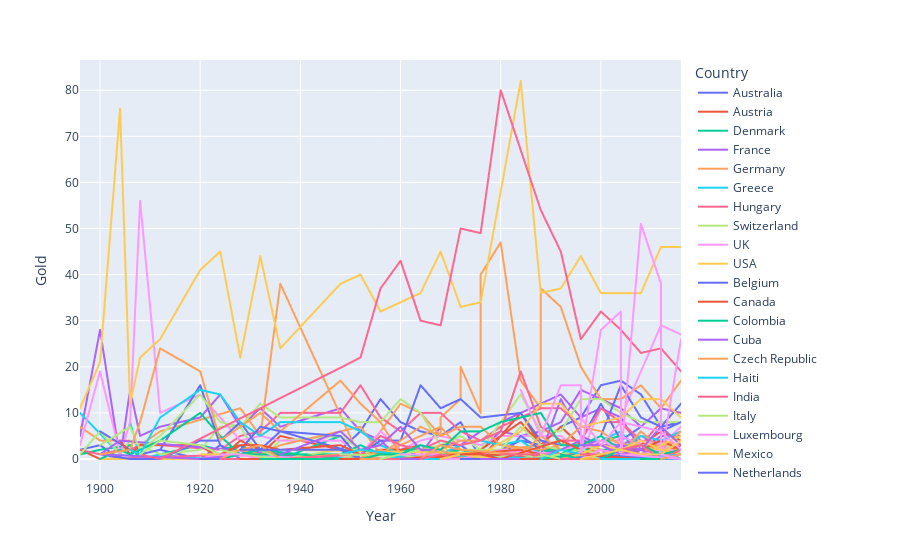

Notebook cell for this chart:
### Code cell
import plotly.express as px

px.line(medals_per_country_per_year, x="Year", y="Gold", color="Country")
